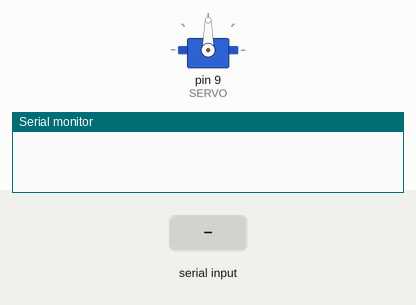
A sketch run on a simulated Arduino Uno, built with avr-gcc and run on an emulated ATmega328P. Shown: servo, the last lines printed to the serial monitor. Inputs (shaded band) come from the test bench.

Above: at 1.2 s.
1.3 s: "blind\n" received over Serial
At 1.7 s:
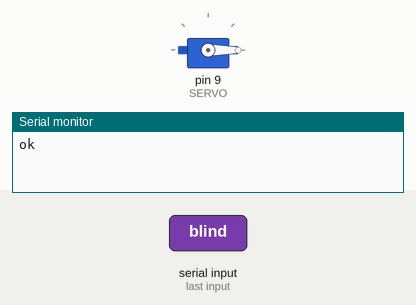
2.8 s: "looking\n" received over Serial
At 4.2 s:
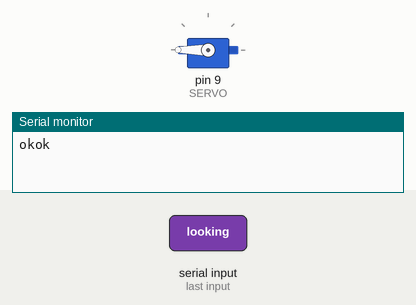
Timing chart, 0 to 5.8 s (numbered marks = the images above; inputs shaded):
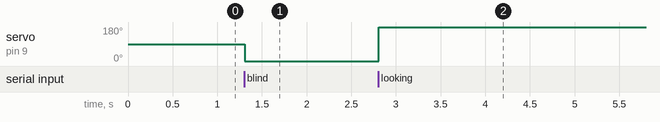

Measured:
- after the input at 1.3 s, servo on pin 9 (SERVO): 90° → 0° at once
- after the input at 2.8 s, servo on pin 9 (SERVO): 0° → 180° at once

The sketch:

explore_yong_hee.ino
```cpp
#include <Servo.h>
#include <LiquidCrystal.h>

int SERVO = 9;
String str;

Servo servo_9;

signed short minutes=5, seconds=0;
char timeline;

void setup()
{
  Serial.begin(9600);
  servo_9.attach(SERVO, 500, 2500);
}

void loop()
{
  if (Serial.available() > 0)
  {
    str = Serial.readStringUntil('\n');
    if(str == "blind"){
      sayMode();
      Serial.write("ok");
    }
    else if(str =="looking"){
      catchMode();
      Serial.write("ok");
    }
  }
}


void sayMode() { // 무궁화 꽃이 피었습니다 말하는 상태
  servo_9.write(0);
}

void catchMode() { // 고개 돌려서 움직이는 사람 잡는 상태
  servo_9.write(180);
}
```
